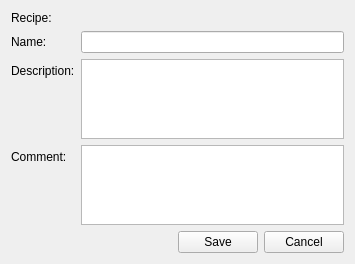
<?xml version="1.0" encoding="UTF-8"?>
<ui version="4.0">
 <class>configuration_add</class>
 <widget class="QWidget" name="configuration_add">
  <property name="geometry">
   <rect>
    <x>0</x>
    <y>0</y>
    <width>355</width>
    <height>264</height>
   </rect>
  </property>
  <property name="windowTitle">
   <string>Add configuration</string>
  </property>
  <layout class="QFormLayout" name="formLayout">
   <property name="fieldGrowthPolicy">
    <enum>QFormLayout::AllNonFixedFieldsGrow</enum>
   </property>
   <item row="1" column="0">
    <widget class="QLabel" name="label_name">
     <property name="text">
      <string>Name:</string>
     </property>
     <property name="buddy">
      <cstring>name</cstring>
     </property>
    </widget>
   </item>
   <item row="1" column="1">
    <widget class="QLineEdit" name="name">
     <property name="initialFocus" stdset="0">
      <bool>true</bool>
     </property>
    </widget>
   </item>
   <item row="2" column="0">
    <widget class="QLabel" name="label_description_2">
     <property name="text">
      <string>Description:</string>
     </property>
     <property name="buddy">
      <cstring>description</cstring>
     </property>
    </widget>
   </item>
   <item row="2" column="1">
    <widget class="QPlainTextEdit" name="description">
     <property name="maximumSize">
      <size>
       <width>16777215</width>
       <height>80</height>
      </size>
     </property>
    </widget>
   </item>
   <item row="3" column="0">
    <widget class="QLabel" name="label_description">
     <property name="text">
      <string>Comment:</string>
     </property>
     <property name="buddy">
      <cstring>comment</cstring>
     </property>
    </widget>
   </item>
   <item row="3" column="1">
    <widget class="QPlainTextEdit" name="comment">
     <property name="maximumSize">
      <size>
       <width>16777215</width>
       <height>80</height>
      </size>
     </property>
    </widget>
   </item>
   <item row="5" column="1">
    <layout class="QHBoxLayout" name="horizontalLayout">
     <item>
      <spacer name="horizontalSpacer">
       <property name="orientation">
        <enum>Qt::Horizontal</enum>
       </property>
       <property name="sizeHint" stdset="0">
        <size>
         <width>40</width>
         <height>20</height>
        </size>
       </property>
      </spacer>
     </item>
     <item>
      <widget class="QPushButton" name="add">
       <property name="text">
        <string>Save</string>
       </property>
       <property name="action" stdset="0">
        <string>createConfiguration configuration {name{{main.name}}; description{{main.description}}; comment{{main.comment}}; recipe{id={main.recipe.id}}}</string>
       </property>
       <property name="form" stdset="0">
        <string>configurator</string>
       </property>
       <property name="datasignal:clicked" stdset="0">
        <string>configurations</string>
       </property>
       <property name="state:enabled" stdset="0">
        <string>{main.recipe.id}&gt;0</string>
       </property>
      </widget>
     </item>
     <item>
      <widget class="QPushButton" name="cancel">
       <property name="text">
        <string>Cancel</string>
       </property>
       <property name="form" stdset="0">
        <string notr="true">_CLOSE_</string>
       </property>
      </widget>
     </item>
    </layout>
   </item>
   <item row="0" column="0">
    <widget class="QLabel" name="label">
     <property name="text">
      <string>Recipe:</string>
     </property>
    </widget>
   </item>
   <item row="0" column="1">
    <widget class="QLabel" name="recipe">
     <property name="minimumSize">
      <size>
       <width>100</width>
       <height>0</height>
      </size>
     </property>
     <property name="sizeIncrement">
      <size>
       <width>0</width>
       <height>0</height>
      </size>
     </property>
     <property name="text">
      <string/>
     </property>
     <property name="answer" stdset="0">
      <string>Recipe recipe {id={id}; name{{text}}; description{{?}}; category{id={?}; {?}}; creationDate{{?}}; comment{{?}}; categories_required{RecipeCategory[] {id={?}; name{{?}}; minQuantity{{?}}; maxQuantity{{?}} } }; components_required{RecipeComponent[] {id={?}; name{{?}}; quantity{{?}} } }  }</string>
     </property>
     <property name="action" stdset="0">
      <string>RecipeRequest recipe {id={main.recipe_id}}</string>
     </property>
    </widget>
   </item>
  </layout>
 </widget>
 <tabstops>
  <tabstop>name</tabstop>
  <tabstop>description</tabstop>
  <tabstop>comment</tabstop>
  <tabstop>add</tabstop>
  <tabstop>cancel</tabstop>
 </tabstops>
 <resources>
  <include location="../configurator.qrc"/>
 </resources>
 <connections/>
</ui>
